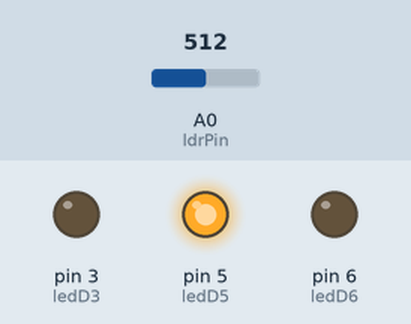
Simulated run of this sketch. Board: Arduino Uno, built with avr-gcc and run on an emulated ATmega328P. Parts: output pins drawn as LEDs (lit = HIGH). The test bench sets the inputs (shaded band); at power-on: A0 (ldrPin) = 512.

Above: at 1.2 s.
1.3 s: A0 (ldrPin) set to 492
At 2.2 s:
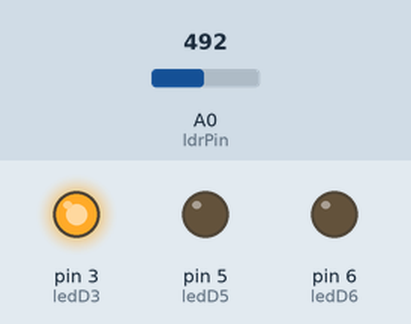
2.9 s: A0 (ldrPin) set to 710
At 3.5 s:
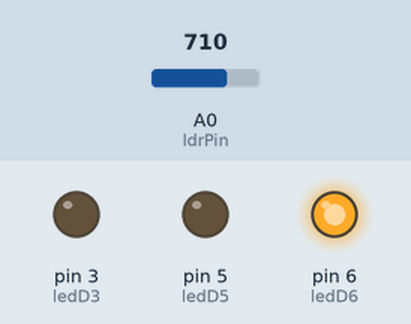
4.5 s: A0 (ldrPin) set to 687
At 5.8 s:
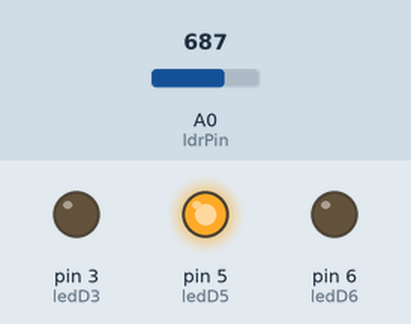
6.1 s: A0 (ldrPin) set to 716
At 7.2 s:
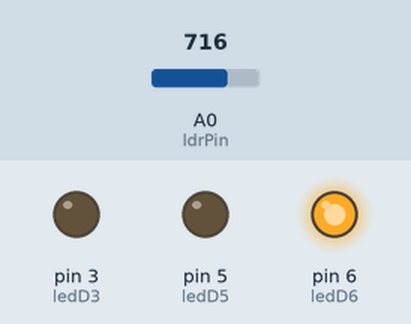
Timing chart, 0 to 8.7 s (numbered marks = the images above; inputs shaded):
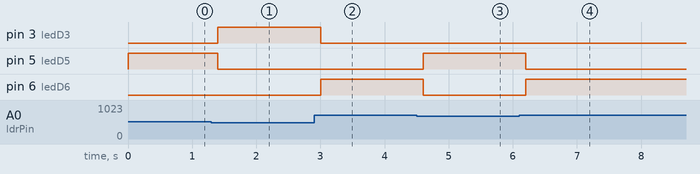

Measured:
- the behaviour switches between 500 and 499 on A0 (ldrPin) (found by bisection; images 0 and 1)
- the behaviour switches between 700 and 699 on A0 (ldrPin) (found by bisection; images 2 and 3)
- after the input at 1.3 s, pin 3 (ledD3): LOW → HIGH after 0.10 s; pin 5 (ledD5): HIGH → LOW after 0.10 s
- after the input at 2.9 s, pin 3 (ledD3): HIGH → LOW after 0.10 s; pin 6 (ledD6): LOW → HIGH after 0.10 s
- after the input at 4.5 s, pin 5 (ledD5): LOW → HIGH after 0.10 s; pin 6 (ledD6): HIGH → LOW after 0.10 s
- after the input at 6.1 s, pin 5 (ledD5): HIGH → LOW after 0.10 s; pin 6 (ledD6): LOW → HIGH after 0.10 s

The sketch:

sketch_mar13a.ino
```cpp
const int ldrPin = A0;
const int ledD3 = 3;
const int ledD5 = 5;
const int ledD6 = 6;


bool weinigLicht(int waarde) {
  return waarde < 500;
}

void lichtControle(int waarde) {
  if (waarde >= 500 && waarde < 700) {
    digitalWrite(ledD5, HIGH);
    digitalWrite(ledD6, LOW);
  } else if (waarde >= 700) {
    digitalWrite(ledD5, LOW);
    digitalWrite(ledD6, HIGH);
  } else {
    digitalWrite(ledD5, LOW);
    digitalWrite(ledD6, LOW);
  }
}

void setup() {
  pinMode(ledD3, OUTPUT);
  pinMode(ledD5, OUTPUT);
  pinMode(ledD6, OUTPUT);
}

void loop() {
  int ldr_value = analogRead(ldrPin);

  if (weinigLicht(ldr_value)) {
    digitalWrite(ledD3, HIGH);
  } else {
    digitalWrite(ledD3, LOW);
  }

  lichtControle(ldr_value);

  delay(200);
}
```
